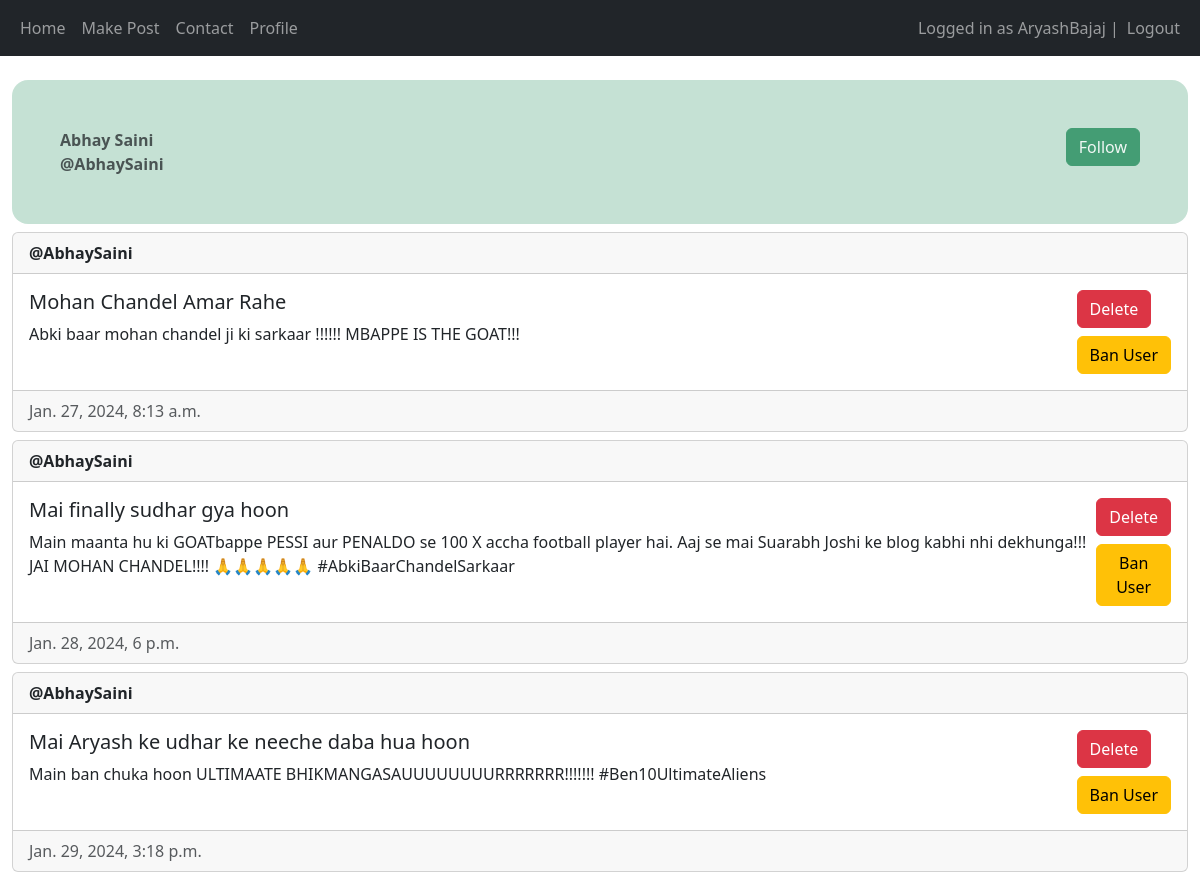
The app's page /profile/1 (signed in) with its own data.
### main/models.py (models this page shows, shortened)
class Post(models.Model) :
    author = models.ForeignKey(User, on_delete = models.CASCADE)
    title = models.CharField(max_length=200)
    description = models.TextField()
    created_at = models.DateTimeField(auto_now_add=True)
    updated_at = models.DateTimeField(auto_now= True)

### main/views.py (the view, shortened to what this page needs)
# urls.py: path('profile/<int:id>', views.profile_view, name="profile"),
@login_required(login_url="/login")
def profile_view(request, id) :
    posts = Post.objects.filter(author_id = id)
    user = User.objects.filter(id = id).first()
    Following = False
    if request.user.following.filter(followUserId = id).exists() :
        Following = True
    return render(request, "main/profile.html", {"posts" : posts, "viewing" : user, "following" : Following})

### main/templates/main/profile.html (shortened to what this page needs)
{% extends "main/base.html" %}
{% block content %}
<div class="mt-4 p-5 bg-opacity-25 h-25 text-bg-success rounded-4 d-flex flex-row justify-content-between">
    <div class="card-header text-dark opacity-75"><strong>{{ viewing.first_name }} {{ viewing.last_name }}<br>@{{viewing.username}}</strong></div>
    <div>
        <form method="post">
            {% if following %}
                <button type="submit" name="unfollow-id" value="{{viewing.id}}" class="btn opacity-75 border-success">Unfollow</button>
            {% else %}
                <button type="submit" name="follow-id" value="{{viewing.id}}" class="btn btn-success opacity-75 border-success">Follow</button>
            {% endif %}
    </div>
</div>
{% for post in posts %}
<div class="card mt-2">
    <div class="card-header"><strong>@{{ post.author.username }}</strong></div>
    <div class="card-body d-flex flex-row justify-content-between">
        <div>
            <h5 class="card-title">{{ post.title }}</h5>
            <p>{{post.description}}</p>
        </div>
        <div>
            {% if user == post.author or perms.main.delete_post %}
                <form method="post">
                    <button type="submit" name="post-id" class="btn btn-danger" value="{{post.id}}">Delete</button>
                </form>
            {% endif %}
            {% if user.is_staff %}
                <form method="post">
                    <button type="submit" name="user-id" class="btn btn-warning mt-2" value="{{post.author.id}}">Ban User</button>
                </form>
            {% endif %}
        </div>
    </div>
    <div class="card-footer text-muted">{{post.created_at}}</div>
</div>
{% empty %}
<p class="alert-primary"> No posts made by user. </p>
{% endfor %}
{% endblock content %}

### main/templates/main/base.html (shortened to what this page needs)
<!DOCTYPE html>
<html lang="en">
<head>
    <link href="https://cdn.jsdelivr.net/npm/bootstrap@5.3.2/dist/css/bootstrap.min.css" rel="stylesheet">
</head>
<body>
    <nav class="navbar navbar-expand-lg navbar-dark bg-dark">
        <div class="container-fluid">
            <div>
                <ul class="navbar-nav">
                    <li class="nav-item">
                        <a class="nav-link" href="/home">Home</a>
                    </li>
                    <li class="nav-item">
                        <form action ="/create-post">
                            <button type="submit" value="submit" class="nav-link">Make Post</button>
                        </form>
                    </li>
                    <li class="nav-item">
                        <a class="nav-link" href="/contact">Contact</a>
                    </li>
                    <li class="nav-item">
                        <a class="nav-link" href="/my-profile">Profile</a>
                    </li>
                </ul>
            </div>
            <div>
                <ul class="navbar-nav">
                    {% if user.is_authenticated %}
                        <span class="navbar-text">Logged in as {{ user.username }} | </span>
                        <li class="nav-item">
                            <form action="/logout/" method="post">
                                <button class="nav-link" type="submit">Logout</button>
                            </form>
                        </li>
                    {% else %}
                        <li class="nav-item">
                            <a class="nav-link" href="/login">Login</a>
                        </li>
                    {% endif %}
                </ul>
            </div>
        </div>
    </nav>
    <div class="container-fluid">
        {% block content %}
        {% endblock content %}
    </div>
</body>
</html>

### records on screen
Post: author.username "AbhaySaini", title "Mohan Chandel Amar Rahe", description "Abki baar mohan chandel ji ki sarkaar !!!!!! MBAPPE IS THE GOAT!!!", {{ post.id }} 1 (drawn), created_at "Jan. 27, 2024, 8:13 a.m."
Post: author.username "AbhaySaini", title "Mai finally sudhar gya hoon", description "Main maanta hu ki GOATbappe PESSI aur PENALDO se 100 X accha football player hai. Aaj se mai Suarabh Joshi ke blog kabhi nhi dekhunga!!! JAI MOHAN CHANDEL!!!! 🙏🙏🙏🙏🙏 #AbkiBaarChandelSarkaar", {{ post.id }} 7 (drawn), created_at "Jan. 28, 2024, 6 p.m."
Post: author.username "AbhaySaini", title "Mai Aryash ke udhar ke neeche daba hua hoon", description "Main ban chuka hoon ULTIMAATE BHIKMANGASAUUUUUUUURRRRRRR!!!!!!! #Ben10UltimateAliens", {{ post.id }} 12 (drawn), created_at "Jan. 29, 2024, 3:18 p.m."

### other values on screen
{{ user.username }} "AryashBajaj"
{{ viewing.first_name }} "Abhay"
{{ viewing.last_name }} "Saini"
{{ viewing.username }} "AbhaySaini"
